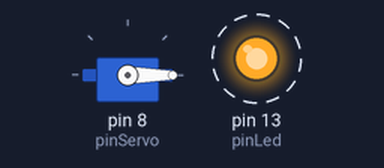
A sketch run on a simulated Arduino Uno, built with avr-gcc and run on an emulated ATmega328P. Parts: servo, output pins drawn as LEDs (lit = HIGH). Dashed ring = blinking.

Above: at 0.05 s.
At 11.85 s:
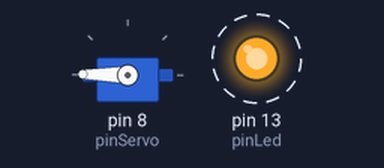
Timing chart, 0 to 15.6 s (numbered marks = the images above):
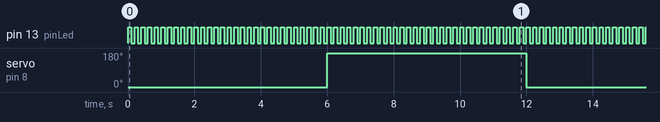

The sketch:

Projet18.ino
```cpp
#include <Servo.h>

Servo monServo;
int pinServo = 8;
int pinLed = 13;

void setup()
{
    monServo.attach(pinServo);
    pinMode(pinLed, OUTPUT);
}

void loop()
{
    monServo.write(0);
    diode13();
    monServo.write(179);
    diode13();
}

void diode13()
{
    for (int t = 0; t < 30; t++)
    {
      digitalWrite(pinLed, HIGH);
      delay(100);
      digitalWrite(pinLed, LOW);
      delay(100);
    }
}
```

Measured:
- by itself, pin 13 (pinLed): alternates HIGH for 0.10 s and LOW for 0.10 s
- by itself, servo on pin 8 (pinServo): alternates 179° for 6.0 s and 0° for 6.0 s
